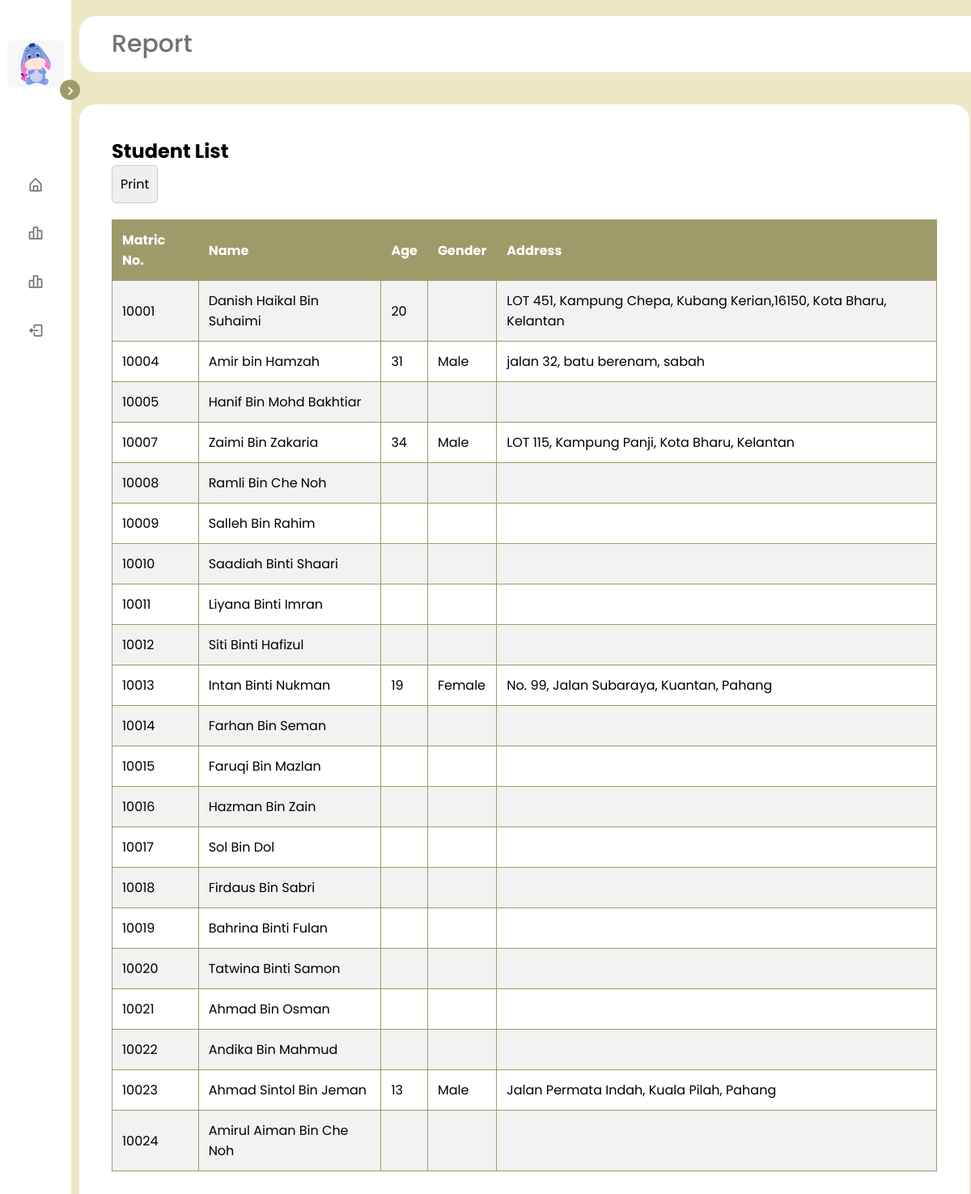
Screenshot of /PRINCIPAL/report.php (signed in) with the database file from the repository.
### tables this page shows
CREATE TABLE `student` (
  `STUID` int NOT NULL,
  `STUNAME` varchar(255) NOT NULL,
  `STUPNO` varchar(12) NOT NULL,
  `STUEMAIL` varchar(50) NOT NULL,
  `STUPASSWORD` varchar(30) NOT NULL,
  `STUGENDER` varchar(6) DEFAULT NULL,
  `STUADDRESS` varchar(255) DEFAULT NULL,
  `STUDOB` date DEFAULT NULL,
  `FATHERNAME` varchar(255) DEFAULT NULL,
  `MOTHERNAME` varchar(255) DEFAULT NULL,
  `SALARY` decimal(10,2) DEFAULT NULL,
  `STUIMAGE` varchar(255) DEFAULT NULL,
  `STATUS` varchar(50) DEFAULT NULL
);

### PRINCIPAL/report.php (the view, shortened to what this page needs)
<?php
require_once("../dbConnect.php");
$stmtStudent = $dbCon->prepare("SELECT stuid, stuname, studob, stugender, stuaddress FROM student");
$stmtStudent->execute();
$stmtStudent->store_result();
$stmtStudent->bind_result($studentId, $studentName, $studentDob, $studentGender, $studentAddress);
function calculateAge($dob) {
    $dob = new DateTime($dob);
    $now = new DateTime();
    $age = $now->diff($dob);
    return $age->y; }
?>
<!DOCTYPE html>
<html lang="en">
<head>
    <link href='https://unpkg.com/boxicons@2.1.1/css/boxicons.min.css' rel='stylesheet'>
    <link rel="stylesheet" href="https://cdnjs.cloudflare.com/ajax/libs/font-awesome/5.15.4/css/all.min.css">
    <link rel="stylesheet" href="https://stackpath.bootstrapcdn.com/font-awesome/4.7.0/css/font-awesome.min.css">
    <link rel="stylesheet" href="https://cdnjs.cloudflare.com/ajax/libs/font-awesome/5.15.4/css/all.min.css">
</head>
<body>
    <nav class="sidebar close">
        <header>
        <span class="image">
            <img src="../ClerkImage/chibi.jpg" alt="">
        </span>
        <i class='bx bx-chevron-right toggle'></i>
        </header>
        <div class="menu-bar">
            <div class="menu">
            <ul class="menu-links">
                    <li class="nav-link">
                        <a href="../PRINCIPAL/PrincipalDashboard.php">
                            <i class='bx bx-home-alt icon' ></i>
                        </a>
                    </li>
                    <li class="nav-link">
                        <a href="../PRINCIPAL/report.php">
                            <i class='bx bx-bar-chart-alt-2 icon' ></i>
                        </a>
                    </li>
                    <li class="nav-link">
                        <a href="../PRINCIPAL/clerkReport.php">
                            <i class='bx bx-bar-chart-alt-2 icon' ></i>
                        </a>
                    </li>
                    <li class="">
                        <a href="../logout.php">
                            <i class='bx bx-log-out icon' ></i>
                        </a>
                    </li>
                </ul>
            </div>
        </div>
    </nav>
    <section class="home">
        <div class="dashboard-wrapper">Report</div>
        <div class="table-wrapper">
            <h2>Student List</h2>
            <button class="print-button" onclick="printTable()">Print</button>
            <table id="studentTable">
                <thead>
                    <tr>
                        <th>Matric No.</th>
                        <th>Name</th>
                        <th>Age</th>
                        <th>Gender</th>
                        <th>Address</th>
                    </tr>
                </thead>
                <tbody>
                    <?php
                    if ($stmtStudent->num_rows > 0) {
                        while ($stmtStudent->fetch()) {
                            echo "<tr>";
                            echo "<td>" . htmlspecialchars($studentId) . "</td>";
                            echo "<td>" . htmlspecialchars($studentName) . "</td>";
                            echo "<td>" . (isset($studentDob) && !empty($studentDob) ? calculateAge($studentDob) : '') . "</td>";
                            echo "<td>" . (isset($studentGender) && !empty($studentGender) ? htmlspecialchars($studentGender) : '') . "</td>";
                            echo "<td>" . (isset($studentAddress) && !empty($studentAddress) ? htmlspecialchars($studentAddress) : '') . "</td>";
                            echo "</tr>";
                        }
                    } else {
                        echo "<tr><td colspan='5'>No students found</td></tr>";
                    }
                    ?>
                </tbody>
            </table>
        </div>
    </section>
</body>
</html>

### PRINCIPAL/report.php (style rules this page uses)
* { margin: 0; padding: 0; box-sizing: border-box; font-family: 'Poppins', sans-serif; }
:root { --body-color: #ECE8C6; --sidebar-color: #FFF; --primary-color: #9F9A6A; --primary-color-light: #F6F5FF; --toggle-color: #DDD; --text-color: #707070; --tran-03: all 0.2s ease; --tran-03: all 0.3s ease; --tran-04: all 0.3s ease; --tran-05: all 0.3s ease; }
body { min-height: 100vh; background-color: var(--body-color); transition: var(--tran-05); }
.sidebar { position: fixed; top: 0; left: 0; height: 100%; width: 250px; padding: 10px 14px; background: var(--sidebar-color); transition: var(--tran-05); z-index: 100; }
.sidebar.close { width: 88px; }
.sidebar li { height: 50px; list-style: none; display: flex; align-items: center; margin-top: 10px; }
.sidebar header .image, .sidebar .icon { min-width: 60px; border-radius: 6px; }
.sidebar .icon { min-width: 60px; border-radius: 6px; height: 100%; display: flex; align-items: center; justify-content: center; font-size: 20px; }
.sidebar .text, .sidebar .icon { color: var(--text-color); transition: var(--tran-03); }
.sidebar header { position: relative; }
.sidebar header .image { display: flex; align-items: center; justify-content: center; margin-top: 40px; }
.sidebar header .image img { width: 70px; border-radius: 6px; }
.sidebar header .toggle { position: absolute; top: 50%; right: -25px; transform: translateY(-50%) rotate(180deg); height: 25px; width: 25px; background-color: var(--primary-color); color: var(--sidebar-color); border-radius: 50%; display: flex; align-items: center; justify-content: center; font-size: 22px; cursor: pointer; transition: var(--tran-05); }
.sidebar.close .toggle { transform: translateY(-50%) rotate(0deg); }
.sidebar .menu { margin-top: 20px; }
.sidebar li a { list-style: none; height: 100%; background-color: transparent; display: flex; align-items: center; height: 100%; width: 100%; border-radius: 6px; text-decoration: none; transition: var(--tran-03); }
.sidebar .menu-bar { height: calc(100% - 55px); display: flex; flex-direction: column; justify-content: space-between; overflow-y: scroll; }
.home { position: absolute; top: 0; top: 0; left: 250px; height: 100vh; width: calc(100% - 250px); background-color: var(--body-color); transition: var(--tran-05); }
.dashboard-wrapper { font-size: 30px; font-weight: 500; color: var(--text-color); padding: 12px 40px; background: white; margin-top: 20px; margin-left: 20px; border-top-left-radius: 20px; border-bottom-left-radius: 20px; }
.sidebar.close ~ .home { left: 78px; height: 100vh; width: calc(100% - 78px); }
.table-wrapper { width: 98%; padding: 40px; background-color: #fff; margin-left: 20px; margin-right: 20px; margin-top: 40px; border-radius: 20px; }
table { width: 100%; border-collapse: collapse; margin-top: 20px; margin-bottom: 20px; }
table, th, td { border: 1px solid var(--primary-color); }
th, td { padding: 12px; text-align: left; }
th { background-color: var(--primary-color); color: var(--sidebar-color); }
tbody tr:nth-child(odd) { background-color: #f2f2f2; }
.print-button { padding: 10px; font-size: 16px; border-radius: 5px; border: 1px solid #ccc; cursor: pointer; transition: background-color 0.3s ease, color 0.3s ease; }

### rows the page displays
student: STUID "10001", STUNAME "Danish Haikal Bin Suhaimi", STUDOB "20", STUADDRESS "LOT 451, Kampung Chepa, Kubang Kerian,16150, Kota Bharu, Kelantan"
student: STUID "10004", STUNAME "Amir bin Hamzah", STUDOB "31", STUGENDER "Male", STUADDRESS "jalan 32, batu berenam, sabah"
student: STUID "10005", STUNAME "Hanif Bin Mohd Bakhtiar"
student: STUID "10007", STUNAME "Zaimi Bin Zakaria", STUDOB "34", STUGENDER "Male", STUADDRESS "LOT 115, Kampung Panji, Kota Bharu, Kelantan"
student: STUID "10008", STUNAME "Ramli Bin Che Noh"
student: STUID "10009", STUNAME "Salleh Bin Rahim"
student: STUID "10010", STUNAME "Saadiah Binti Shaari"
student: STUID "10011", STUNAME "Liyana Binti Imran"
student: STUID "10012", STUNAME "Siti Binti Hafizul"
student: STUID "10013", STUNAME "Intan Binti Nukman", STUDOB "19", STUGENDER "Female", STUADDRESS "No. 99, Jalan Subaraya, Kuantan, Pahang"
student: STUID "10014", STUNAME "Farhan Bin Seman"
student: STUID "10015", STUNAME "Faruqi Bin Mazlan"
student: STUID "10016", STUNAME "Hazman Bin Zain"
student: STUID "10017", STUNAME "Sol Bin Dol"
student: STUID "10018", STUNAME "Firdaus Bin Sabri"
student: STUID "10019", STUNAME "Bahrina Binti Fulan"
student: STUID "10020", STUNAME "Tatwina Binti Samon"
student: STUID "10021", STUNAME "Ahmad Bin Osman"
student: STUID "10022", STUNAME "Andika Bin Mahmud"
student: STUID "10023", STUNAME "Ahmad Sintol Bin Jeman", STUDOB "13", STUGENDER "Male", STUADDRESS "Jalan Permata Indah, Kuala Pilah, Pahang"
student: STUID "10024", STUNAME "Amirul Aiman Bin Che Noh"
